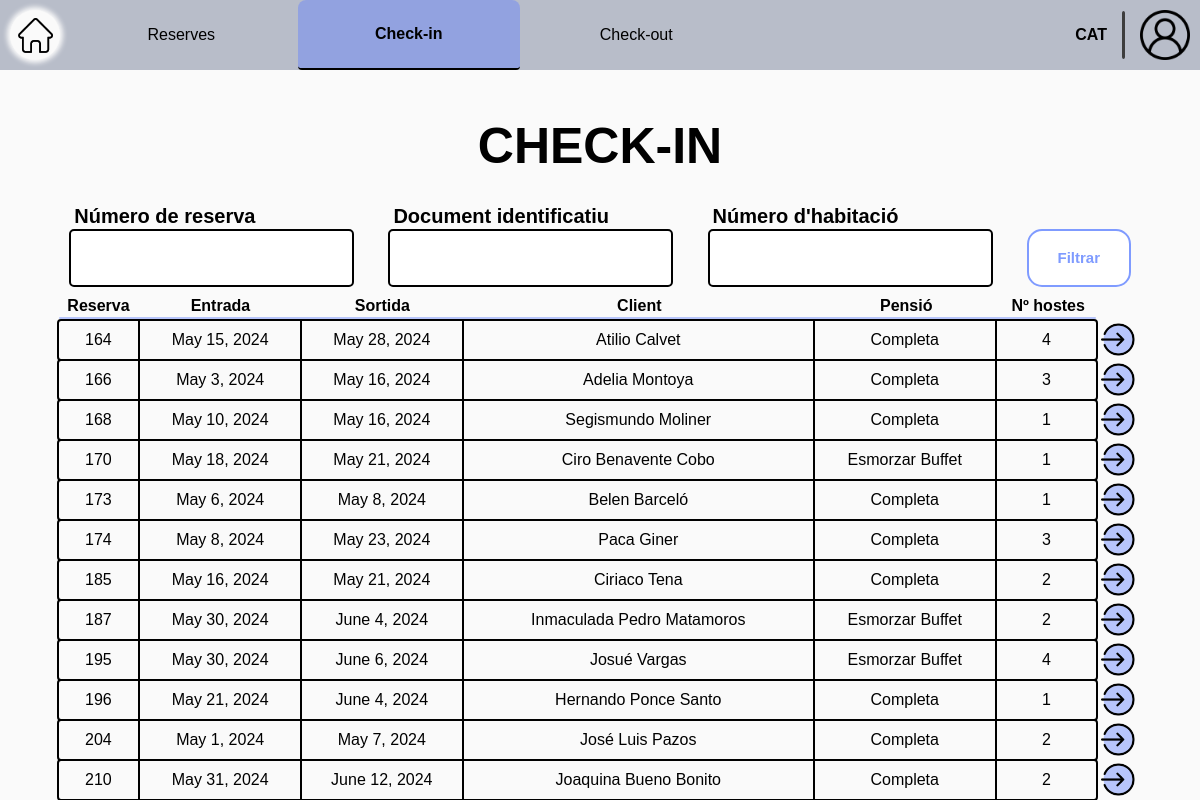
Before: /receptionist/check-in/ (signed in) with the older database file.
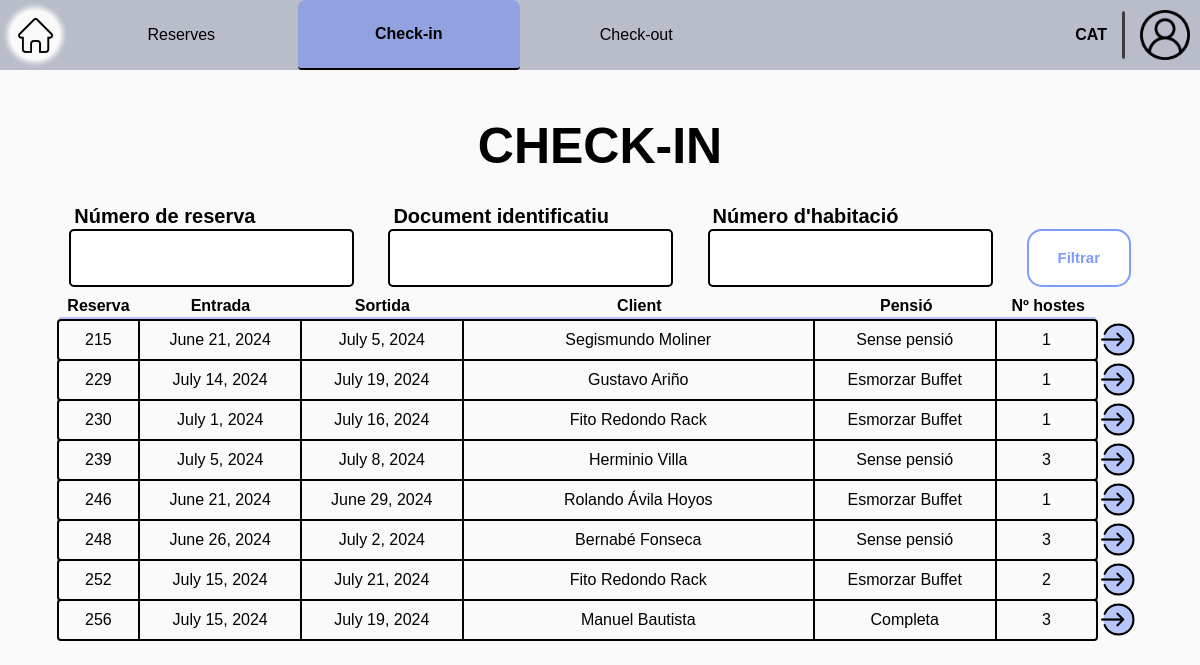
After: the same page with the newer database file.
### Reception/models.py (models this page shows, shortened)
class RoomReservation(models.Model):
    client = models.ForeignKey(Client, on_delete=models.CASCADE)
    room = models.ForeignKey(Room, on_delete=models.CASCADE, to_field='id')
    entry = models.DateField()
    exit = models.DateField()
    pension_type = models.CharField(
        max_length=c.DROPDOWN_MAX_LENGTH,
        choices=c.get_pension_types,
        default='Sense pensió'
    )
    num_guests = models.IntegerField()
    is_active = models.BooleanField(default=True)
    check_in_active = models.BooleanField(default=False)
    check_out_active = models.BooleanField(default=False)
    tourist_tax_paid = models.BooleanField(default=False)
    class Meta:
        unique_together = ('room', 'entry', 'exit')

class HotelUser(AbstractUser):
    email = models.EmailField()
    phone_number = models.CharField(max_length=c.PHONE_NUMBER_LENGTH)
    id_number = models.CharField(max_length=c.ID_NUMBER, blank=True, unique=True)

### Reception/views.py (the view)
# urls.py: path('check-in/', v.check_in_1, name='check_in'),
@worker_required('receptionist')
def check_in_1(request):
    form = SearchReservationForm(request.GET or None)
    filtered_reservations, status = u.get_filtered_reservations(form, is_active=True, check_in_active=False,
                                                                check_out_active=False)
    if not status:
        messages.error(request, "No s'ha trobat cap reserva")
    return render(request, c.get_check_in_path(1), {
        'form': form,
        'reservations': filtered_reservations
    })

### Reception/forms.py (shortened to what this page needs)
class SearchReservationForm(forms.ModelForm):
    num_reservation = forms.CharField(label="Número de reserva", required=False)
    id_number = forms.CharField(label="Document identificatiu", required=False)
    room_num = forms.IntegerField(label="Número d'habitació", required=False,
                                  validators=[MinValueValidator(1)])
    class Meta:
        model = RoomReservation
        fields = ['num_reservation', 'id_number', 'room_num']

### Reception/config.py (called while the page is built)
    @staticmethod
    def get_check_in_path(n: int):
        return p.CHECK_IN_PATH[n]

### Reception/utils.py (called while the page is built, shortened)
def get_filtered_reservations(form, is_active=True, check_in_active=None, check_out_active=None) -> tuple:
    if check_in_active is None and check_out_active is None:
        reservations = RoomReservation.objects.filter(is_active=is_active)
    else:
        reservations = RoomReservation.objects.filter(is_active=is_active,
                                                      check_in_active=check_in_active,
                                                      check_out_active=check_out_active
                                                      )
    filtered_reservations = reservations
    return filtered_reservations, True

### templates/worker/receptionist/check-in/check_in_1.html (shortened to what this page needs)
{% extends "worker/receptionist/base_receptionist.html" %}
{% load static %}
{% block extra_css %}
    <link rel="stylesheet" href="{% static 'css/worker/receptionist/check-in/check-in_1.css' %}">
{% endblock extra_css %}
{% block id_check-in %} id="current-page" {% endblock id_check-in %}
{% block content %}
    <div class="main">
        <h1 class="section-title">CHECK-IN</h1>
        <form method="get" class="filter-field">
            <div class="form-group">
                <h5>{{ form.num_reservation.label }}</h5>
                {{ form.num_reservation }}
            </div>
            <div class="form-group">
                <h5>{{ form.id_number.label }}</h5>
                {{ form.id_number }}
            </div>
            <div class="form-group">
                <h5>{{ form.room_num.label }}</h5>
                {{ form.room_num }}
            </div>
            <div class="procedural-buttons">
                <button class="filter-button" type="submit">Filtrar</button>
            </div>
        </form>
        <ul class="reservation-list">
            <ul class="list-index">
                <li id="reservation-id">Reserva</li>
                <li id="entry">Entrada</li>
                <li id="exit">Sortida</li>
                <li id="name">Client</li>
                <li id="pension">Pensió</li>
                <li id="num-guests">Nº hostes</li>
            </ul>
            <div id="divider"></div>
            {% for reservation in reservations %}
                <div class="list-div">
                    <li>
                        <div id="reservation-id">{{ reservation.id }}</div>
                        <div id="entry">{{ reservation.entry }}</div>
                        <div id="exit">{{ reservation.exit }}</div>
                        <div id="name">{{ reservation.client.first_name }} {{ reservation.client.last_name }}</div>
                        <div id="pension">{{ reservation.pension_type }}</div>
                        <div id="num-guests">{{ reservation.num_guests }}</div>
                    </li>
                    <div class="list-extra">
                        <a class="icon" href="{% url 'check_in_summary' pk=reservation.id %}"><img id="check" width="30" height="30" src="{% static 'img/icons/enter-icon.png' %}" alt="delete"></a>
                    </div>
                </div>
            {% endfor %}
        </ul>
    </div>
{% endblock %}

Changed rows visible on the page:
removed RoomReservation: id "164", entry "May 15, 2024", exit "May 28, 2024", client.first_name "Atilio", client.last_name "Calvet", pension_type "Completa", num_guests "4"
removed RoomReservation: id "166", entry "May 3, 2024", exit "May 16, 2024", client.first_name "Adelia", client.last_name "Montoya", pension_type "Completa", num_guests "3"
removed RoomReservation: id "168", entry "May 10, 2024", exit "May 16, 2024", client.first_name "Segismundo", client.last_name "Moliner", pension_type "Completa", num_guests "1"
removed RoomReservation: id "170", entry "May 18, 2024", exit "May 21, 2024", client.first_name "Ciro", client.last_name "Benavente Cobo", pension_type "Esmorzar Buffet", num_guests "1"
removed RoomReservation: id "173", entry "May 6, 2024", exit "May 8, 2024", client.first_name "Belen", client.last_name "Barceló", pension_type "Completa", num_guests "1"
removed RoomReservation: id "174", entry "May 8, 2024", exit "May 23, 2024", client.first_name "Paca", client.last_name "Giner", pension_type "Completa", num_guests "3"
removed RoomReservation: id "185", entry "May 16, 2024", exit "May 21, 2024", client.first_name "Ciriaco", client.last_name "Tena", pension_type "Completa", num_guests "2"
removed RoomReservation: id "187", entry "May 30, 2024", exit "June 4, 2024", client.first_name "Inmaculada", client.last_name "Pedro Matamoros", pension_type "Esmorzar Buffet", num_guests "2"
removed RoomReservation: id "195", entry "May 30, 2024", exit "June 6, 2024", client.first_name "Josué", client.last_name "Vargas", pension_type "Esmorzar Buffet", num_guests "4"
removed RoomReservation: id "196", entry "May 21, 2024", exit "June 4, 2024", client.first_name "Hernando", client.last_name "Ponce Santo", pension_type "Completa", num_guests "1"
removed RoomReservation: id "204", entry "May 1, 2024", exit "May 7, 2024", client.first_name "José Luis", client.last_name "Pazos", pension_type "Completa", num_guests "2"
removed RoomReservation: id "210", entry "May 31, 2024", exit "June 12, 2024", client.first_name "Joaquina", client.last_name "Bueno Bonito", pension_type "Completa", num_guests "2"
added RoomReservation: id "215", entry "June 21, 2024", exit "July 5, 2024", client.first_name "Segismundo", client.last_name "Moliner", pension_type "Sense pensió", num_guests "1"
added RoomReservation: id "229", entry "July 14, 2024", exit "July 19, 2024", client.first_name "Gustavo", client.last_name "Ariño", pension_type "Esmorzar Buffet", num_guests "1"
added RoomReservation: id "230", entry "July 1, 2024", exit "July 16, 2024", client.first_name "Fito", client.last_name "Redondo Rack", pension_type "Esmorzar Buffet", num_guests "1"
added RoomReservation: id "239", entry "July 5, 2024", exit "July 8, 2024", client.first_name "Herminio", client.last_name "Villa", pension_type "Sense pensió", num_guests "3"
added RoomReservation: id "246", entry "June 21, 2024", exit "June 29, 2024", client.first_name "Rolando", client.last_name "Ávila Hoyos", pension_type "Esmorzar Buffet", num_guests "1"
added RoomReservation: id "248", entry "June 26, 2024", exit "July 2, 2024", client.first_name "Bernabé", client.last_name "Fonseca", pension_type "Sense pensió", num_guests "3"
added RoomReservation: id "252", entry "July 15, 2024", exit "July 21, 2024", client.first_name "Fito", client.last_name "Redondo Rack", pension_type "Esmorzar Buffet", num_guests "2"
added RoomReservation: id "256", entry "July 15, 2024", exit "July 19, 2024", client.first_name "Manuel", client.last_name "Bautista", pension_type "Completa", num_guests "3"
